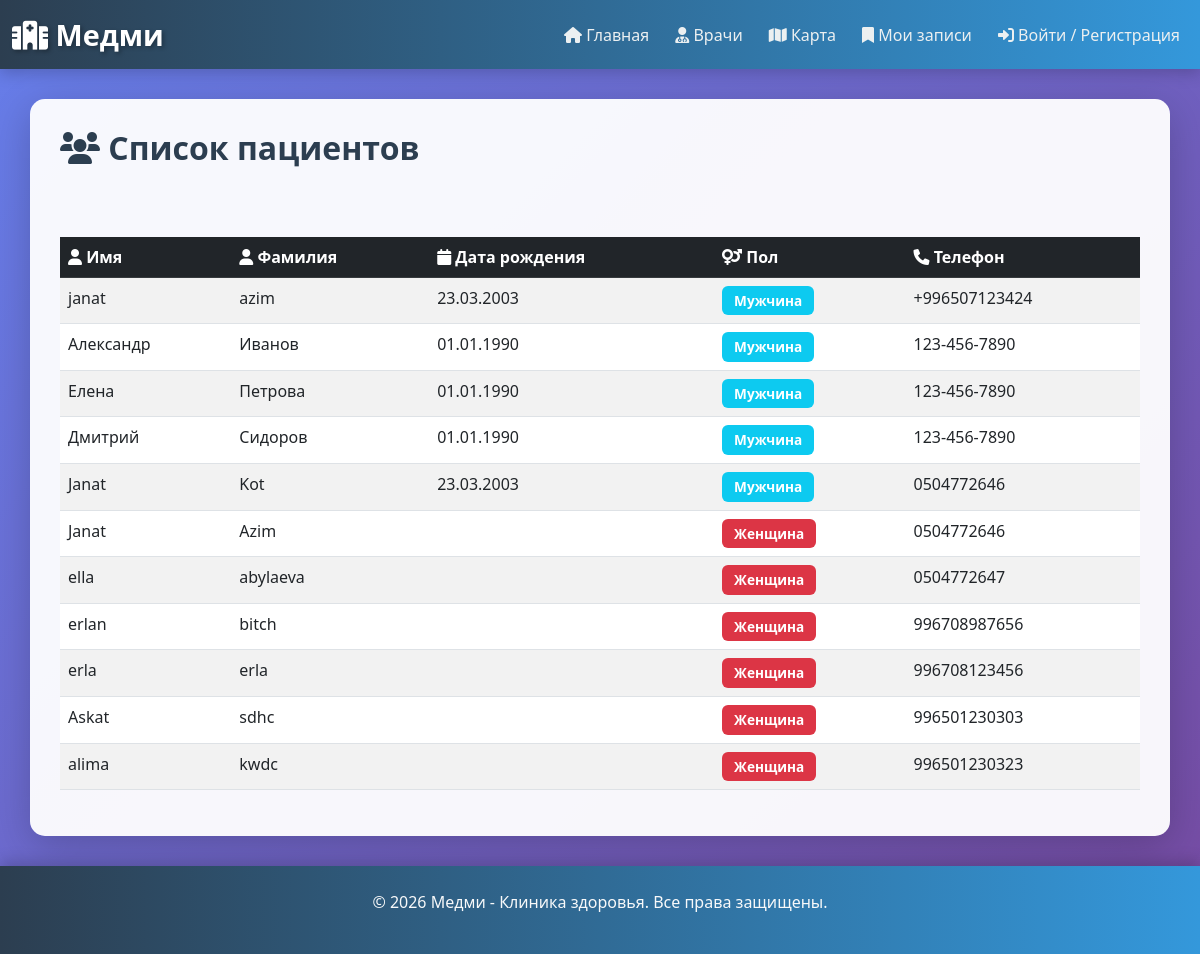
The app's page /patients/ with its own data.
### patients/models.py (models this page shows, shortened)
class Patient(models.Model):
    user = models.OneToOneField(User, on_delete=models.CASCADE, related_name='patient_profile', null=True, blank=True)
    first_name = models.CharField(max_length=100)
    last_name = models.CharField(max_length=100)
    date_of_birth = models.DateField(blank=True, null=True)
    gender = models.CharField(max_length=10, choices=[('M', 'Male'), ('F', 'Female')], blank=True)
    phone = models.CharField(max_length=15)
    email = models.EmailField(blank=True)
    address = models.TextField(blank=True)
    medical_history = models.TextField(blank=True)

### patients/views.py (the view)
# urls.py: path('', views.patient_list, name='patient_list'),
def patient_list(request):
    patients = Patient.objects.all()
    return render(request, 'patients/patient_list.html', {'patients': patients})

### patients/templates/patients/patient_list.html (shortened to what this page needs)
{% extends 'base.html' %}
{% block content %}
<div class="row">
    <div class="col-md-12">
        <h2><i class="fas fa-users"></i> Список пациентов</h2>
    </div>
</div>
<div class="table-responsive mt-4">
    <table class="table table-striped table-hover">
        <thead class="table-dark">
            <tr>
                <th><i class="fas fa-user"></i> Имя</th>
                <th><i class="fas fa-user"></i> Фамилия</th>
                <th><i class="fas fa-calendar"></i> Дата рождения</th>
                <th><i class="fas fa-venus-mars"></i> Пол</th>
                <th><i class="fas fa-phone"></i> Телефон</th>
            </tr>
        </thead>
        <tbody>
            {% for patient in patients %}
            <tr>
                <td>{{ patient.first_name }}</td>
                <td>{{ patient.last_name }}</td>
                <td>{{ patient.date_of_birth|date:"d.m.Y" }}</td>
                <td>
                    {% if patient.gender == 'M' %}
                        <span class="badge bg-info">Мужчина</span>
                    {% else %}
                        <span class="badge bg-danger">Женщина</span>
                    {% endif %}
                </td>
                <td>{{ patient.phone }}</td>
            </tr>
            {% empty %}
            <tr>
                <td colspan="5" class="text-center text-muted">Нет пациентов</td>
            </tr>
            {% endfor %}
        </tbody>
    </table>
</div>
{% endblock %}

### hospital/templates/base.html (shortened to what this page needs)
<!DOCTYPE html>
<html lang="ru">
<head>
    <link href="https://cdn.jsdelivr.net/npm/bootstrap@5.3.0/dist/css/bootstrap.min.css" rel="stylesheet">
    <link href="https://cdnjs.cloudflare.com/ajax/libs/font-awesome/6.0.0/css/all.min.css" rel="stylesheet">
</head>
<body>
    <nav class="navbar navbar-expand-lg navbar-dark">
        <div class="container-fluid">
            <a class="navbar-brand" href="{% url 'home' %}"><i class="fas fa-hospital"></i> Медми</a>
            <div class="collapse navbar-collapse" id="navbarNav">
                <ul class="navbar-nav ms-auto">
                    <li class="nav-item">
                        <a class="nav-link" href="{% url 'home' %}"><i class="fas fa-home"></i> Главная</a>
                    </li>
                    <li class="nav-item">
                        <a class="nav-link" href="{% url 'doctor_list' %}"><i class="fas fa-user-md"></i> Врачи</a>
                    </li>
                    <li class="nav-item">
                        <a class="nav-link" href="{% url 'map' %}"><i class="fas fa-map"></i> Карта</a>
                    </li>
                    <li class="nav-item">
                        <a class="nav-link" href="{% url 'my_bookings' %}"><i class="fas fa-bookmark"></i> Мои записи</a>
                    </li>
                    {% if user.is_authenticated %}
                    <li class="nav-item">
                        {% if user.doctor_profile %}
                            <a class="nav-link" href="{% url 'doctor_dashboard' %}">
                                <i class="fas fa-user-md text-danger"></i> Кабинет врача
                            </a>
                        {% elif user.patient_profile %}
                            <a class="nav-link" href="{% url 'patient_dashboard' %}">
                                <i class="fas fa-user-circle text-info"></i> Кабинет пациента
                            </a>
                        {% endif %}
                    </li>
                    <li class="nav-item">
                        <span class="nav-link">
                            {% if user.doctor_profile %}
                                <i class="fas fa-user-md text-danger"></i> {{ user.first_name }}
                            {% elif user.patient_profile %}
                                <i class="fas fa-user-circle text-info"></i> {{ user.first_name }}
                            {% endif %}
                        </span>
                    </li>
                    <li class="nav-item">
                        <a class="nav-link" href="{% url 'general_logout' %}">
                            <i class="fas fa-sign-out-alt"></i> Выход
                        </a>
                    </li>
                    {% else %}
                    <li class="nav-item">
                        <a class="nav-link" href="{% url 'patient_register' %}">
                            <i class="fas fa-sign-in-alt"></i> Войти / Регистрация
                        </a>
                    </li>
                    {% endif %}
                </ul>
            </div>
        </div>
    </nav>
    <div class="container">
        {% block content %}{% endblock %}
    </div>
    <footer class="text-light py-4">
        <div class="container-fluid text-center">
            <p>&copy; 2026 Медми - Клиника здоровья. Все права защищены.</p>
        </div>
    </footer>
</body>
</html>

### hospital/templates/base.html (style rules this page uses)
* { margin: 0; padding: 0; box-sizing: border-box; }
body { font-family: 'Segoe UI', Tahoma, Geneva, Verdana, sans-serif; background: linear-gradient(135deg, #667eea 0%, #764ba2 100%); min-height: 100vh; }
.navbar { background: linear-gradient(90deg, #2c3e50 0%, #3498db 100%); box-shadow: 0 4px 15px rgba(0, 0, 0, 0.2); }
.navbar-brand { font-size: 1.8rem; font-weight: bold; color: #fff !important; text-shadow: 2px 2px 4px rgba(0, 0, 0, 0.3); }
.nav-link { color: #ecf0f1 !important; margin-left: 10px; transition: all 0.3s ease; font-weight: 500; }
.container { background: rgba(255, 255, 255, 0.95); border-radius: 15px; margin-top: 30px; margin-bottom: 30px; padding: 30px; box-shadow: 0 10px 40px rgba(0, 0, 0, 0.2); }
footer { background: linear-gradient(90deg, #2c3e50 0%, #3498db 100%) !important; box-shadow: 0 -4px 15px rgba(0, 0, 0, 0.2); margin-top: auto !important; }
.table { margin-top: 20px; }
.table-dark { background: linear-gradient(90deg, #2c3e50 0%, #3498db 100%); }
.badge { padding: 8px 12px; font-size: 0.85rem; }
h2 { color: #2c3e50; margin-bottom: 25px; font-weight: bold; }

### records on screen
Patient: first_name "janat", last_name "azim", date_of_birth "23.03.2003", gender "Мужчина", phone "+996507123424"
Patient: first_name "Александр", last_name "Иванов", date_of_birth "01.01.1990", gender "Мужчина", phone "123-456-7890"
Patient: first_name "Елена", last_name "Петрова", date_of_birth "01.01.1990", gender "Мужчина", phone "123-456-7890"
Patient: first_name "Дмитрий", last_name "Сидоров", date_of_birth "01.01.1990", gender "Мужчина", phone "123-456-7890"
Patient: first_name "Janat", last_name "Kot", date_of_birth "23.03.2003", gender "Мужчина", phone "0504772646"
Patient: first_name "Janat", last_name "Azim", gender "Женщина", phone "0504772646"
Patient: first_name "ella", last_name "abylaeva", gender "Женщина", phone "0504772647"
Patient: first_name "erlan", last_name "bitch", gender "Женщина", phone "996708987656"
Patient: first_name "erla", last_name "erla", gender "Женщина", phone "996708123456"
Patient: first_name "Askat", last_name "sdhc", gender "Женщина", phone "996501230303"
Patient: first_name "alima", last_name "kwdc", gender "Женщина", phone "996501230323"
